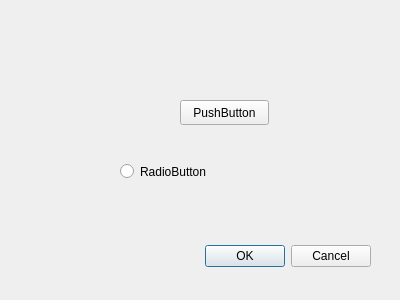
<?xml version="1.0" encoding="UTF-8"?>
<ui version="4.0">
 <class>Dialog</class>
 <widget class="QDialog" name="Dialog">
  <property name="geometry">
   <rect>
    <x>0</x>
    <y>0</y>
    <width>400</width>
    <height>300</height>
   </rect>
  </property>
  <property name="windowTitle">
   <string>Dialog</string>
  </property>
  <widget class="QDialogButtonBox" name="buttonBox">
   <property name="geometry">
    <rect>
     <x>30</x>
     <y>240</y>
     <width>341</width>
     <height>32</height>
    </rect>
   </property>
   <property name="orientation">
    <enum>Qt::Horizontal</enum>
   </property>
   <property name="standardButtons">
    <set>QDialogButtonBox::Cancel|QDialogButtonBox::Ok</set>
   </property>
  </widget>
  <widget class="QPushButton" name="pushButton">
   <property name="geometry">
    <rect>
     <x>180</x>
     <y>100</y>
     <width>89</width>
     <height>25</height>
    </rect>
   </property>
   <property name="text">
    <string>PushButton</string>
   </property>
  </widget>
  <widget class="QRadioButton" name="radioButton">
   <property name="geometry">
    <rect>
     <x>120</x>
     <y>160</y>
     <width>112</width>
     <height>23</height>
    </rect>
   </property>
   <property name="text">
    <string>RadioButton</string>
   </property>
  </widget>
 </widget>
 <resources/>
 <connections>
  <connection>
   <sender>buttonBox</sender>
   <signal>accepted()</signal>
   <receiver>Dialog</receiver>
   <slot>accept()</slot>
   <hints>
    <hint type="sourcelabel">
     <x>248</x>
     <y>254</y>
    </hint>
    <hint type="destinationlabel">
     <x>157</x>
     <y>274</y>
    </hint>
   </hints>
  </connection>
  <connection>
   <sender>buttonBox</sender>
   <signal>rejected()</signal>
   <receiver>Dialog</receiver>
   <slot>reject()</slot>
   <hints>
    <hint type="sourcelabel">
     <x>316</x>
     <y>260</y>
    </hint>
    <hint type="destinationlabel">
     <x>286</x>
     <y>274</y>
    </hint>
   </hints>
  </connection>
 </connections>
</ui>
